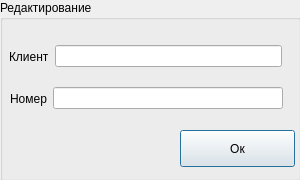
<?xml version="1.0" encoding="UTF-8"?>
<ui version="4.0">
 <class>UpdateClient</class>
 <widget class="QDialog" name="UpdateClient">
  <property name="geometry">
   <rect>
    <x>0</x>
    <y>0</y>
    <width>300</width>
    <height>180</height>
   </rect>
  </property>
  <property name="windowTitle">
   <string>Dialog</string>
  </property>
  <widget class="QGroupBox" name="groupBox">
   <property name="geometry">
    <rect>
     <x>0</x>
     <y>0</y>
     <width>301</width>
     <height>181</height>
    </rect>
   </property>
   <property name="title">
    <string>Редактирование</string>
   </property>
   <widget class="QPushButton" name="pushButton">
    <property name="geometry">
     <rect>
      <x>180</x>
      <y>130</y>
      <width>115</width>
      <height>37</height>
     </rect>
    </property>
    <property name="text">
     <string>Ок</string>
    </property>
   </widget>
   <widget class="QWidget" name="">
    <property name="geometry">
     <rect>
      <x>9</x>
      <y>38</y>
      <width>273</width>
      <height>37</height>
     </rect>
    </property>
    <layout class="QHBoxLayout" name="horizontalLayout">
     <item>
      <widget class="QLabel" name="label">
       <property name="text">
        <string>Клиент</string>
       </property>
      </widget>
     </item>
     <item>
      <widget class="QLineEdit" name="name"/>
     </item>
    </layout>
   </widget>
   <widget class="QWidget" name="">
    <property name="geometry">
     <rect>
      <x>10</x>
      <y>80</y>
      <width>273</width>
      <height>37</height>
     </rect>
    </property>
    <layout class="QHBoxLayout" name="horizontalLayout_2">
     <item>
      <widget class="QLabel" name="label_2">
       <property name="text">
        <string>Номер</string>
       </property>
      </widget>
     </item>
     <item>
      <widget class="QLineEdit" name="number"/>
     </item>
    </layout>
   </widget>
  </widget>
 </widget>
 <resources/>
 <connections/>
</ui>
